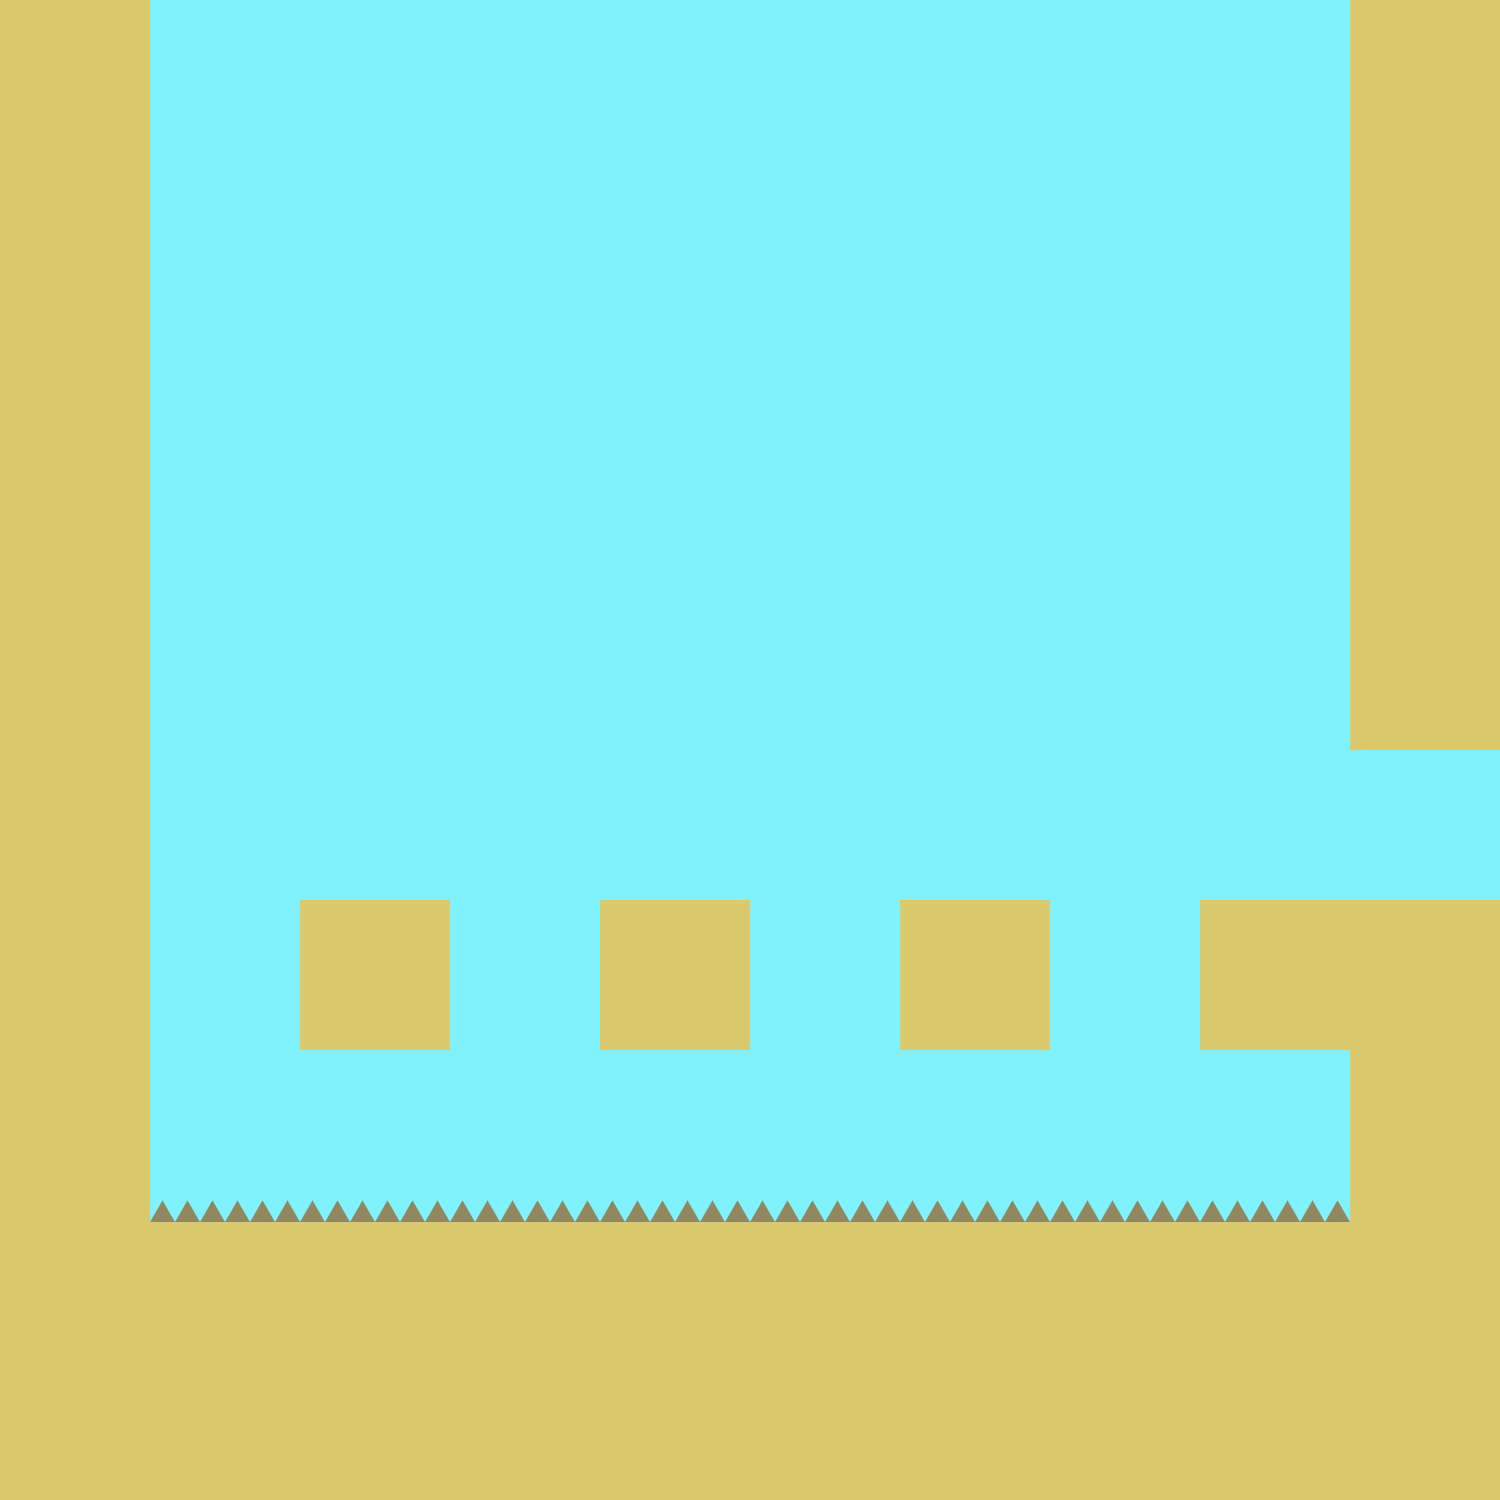

This is a level from a 2D game, rendered from its Tiled map with the project's own tilesets. A one-line summary and the complete map file follow:
An orthogonal 10x10 tile map with 150x150 px tiles, 1 tile layer (Слой тайлов 1) and 24 objects (8x damage, 3x unstick, trans2).

<map version="1.4" tiledversion="1.4.1" orientation="orthogonal" renderorder="left-up" width="10" height="10" tilewidth="150" tileheight="150" infinite="0" nextlayerid="6" nextobjectid="32">
 <tileset firstgid="1" name="map3" tilewidth="150" tileheight="150" tilecount="24" columns="6">
  <image source="../../images/map3.png" width="900" height="600" />
 </tileset>
 <layer id="1" name="Слой тайлов 1" width="10" height="10">
  <data encoding="csv">
16,13,13,13,13,13,13,13,13,16,
16,13,13,13,13,13,13,13,13,16,
16,13,13,13,13,13,13,13,13,16,
16,13,13,13,13,13,13,13,13,16,
16,13,13,13,13,13,13,13,13,16,
16,13,13,13,13,13,13,13,13,13,
16,13,16,13,16,13,16,13,16,16,
16,13,13,13,13,13,13,13,13,16,
16,22,22,22,22,22,22,22,22,16,
16,16,16,16,16,16,16,16,16,16
</data>
 </layer>
 <objectgroup id="2" name="static_body">
  <object id="1" x="0" y="1200" width="1500" height="300" />
  <object id="2" x="0" y="-300" width="150" height="1500" />
  <object id="4" x="900" y="900" width="150" height="150" />
  <object id="5" x="1350" y="-300" width="150" height="1050" />
  <object id="7" x="150" y="-300" width="1200" height="150" />
  <object id="16" x="1350" y="900" width="150" height="300" />
  <object id="17" x="1200" y="900" width="150" height="150" />
  <object id="18" x="600" y="900" width="150" height="150" />
  <object id="19" x="300" y="900" width="150" height="150" />
  <object id="28" x="1500" y="900" width="300" height="150" />
  <object id="29" x="1500" y="600" width="300" height="150" />
  <object id="31" x="1800" y="600" width="150" height="450" />
 </objectgroup>
 <objectgroup id="4" name="dirt_circumstances">
  <object id="8" name="unstick" x="150" y="-150" width="10" height="150" />
  <object id="9" name="unstick" x="1340" y="-150" width="10" height="150" />
  <object id="10" name="unstick" x="150" y="-150" width="1200" height="10" />
  <object id="20" name="damage" x="150" y="1195" width="150" height="5" />
  <object id="21" name="damage" x="300" y="1195" width="150" height="5" />
  <object id="22" name="damage" x="450" y="1195" width="150" height="5" />
  <object id="23" name="damage" x="600" y="1195" width="150" height="5" />
  <object id="24" name="damage" x="750" y="1195" width="150" height="5" />
  <object id="25" name="damage" x="900" y="1195" width="150" height="5" />
  <object id="26" name="damage" x="1050" y="1195" width="150" height="5" />
  <object id="27" name="damage" x="1200" y="1195" width="150" height="5" />
 </objectgroup>
 <objectgroup id="3" name="room_transition">
  <object id="6" name="trans2" x="1650" y="750" width="150" height="150" />
 </objectgroup>
</map>
